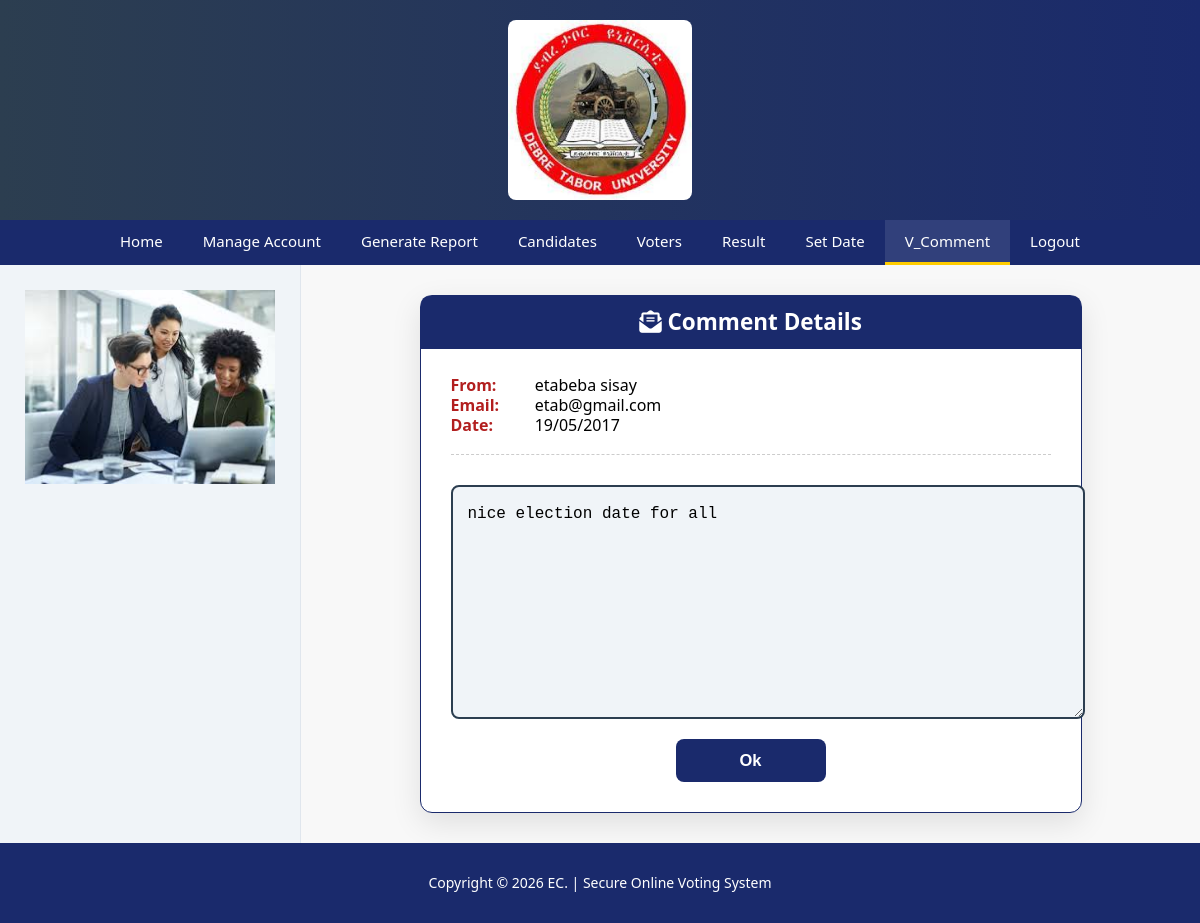
Screenshot of /open_com.php?key=13 (signed in) with the database file from the repository.
### tables this page shows
CREATE TABLE `comment` (
  `c_id` int(22) NOT NULL,
  `u_id` varchar(200) NOT NULL,
  `name` varchar(60) NOT NULL,
  `email` varchar(20) NOT NULL,
  `content` varchar(500) NOT NULL,
  `date` varchar(20) NOT NULL,
  `status` varchar(10) NOT NULL
);

### open_com.php (the view, shortened to what this page needs)
<?php
include("connection.php");
    ?>
    <?php
$ctrl = $_GET['key'] ?? '';
$stmt = $conn->prepare("SELECT c_id, name, email, content, date, status FROM comment WHERE c_id = ?");
$stmt->bind_param("s", $ctrl);
$stmt->execute();
$result = $stmt->get_result();
$row = $result->fetch_assoc();
$r2 = htmlspecialchars($row['name']);
$r3 = htmlspecialchars($row['email']);
$r4 = htmlspecialchars($row['content']);
$r5 = htmlspecialchars($row['date']);
?>
<!DOCTYPE html>
<html lang="en">
<head>
    <link rel="stylesheet" href="main.css" type="text/css" media="screen"/>
    <link href="menu.css" rel="stylesheet" type="text/css" media="screen"/>
    <link rel="stylesheet" href="https://cdnjs.cloudflare.com/ajax/libs/font-awesome/6.4.0/css/all.min.css">
</head>
<body>
    <div class="container">
        <div class="header">
            <a href="system_admin.php"><img src="img/logo.jpg" alt="Election Logo"></a>
        </div>
        <nav>
            <ul>
                <li><a href="system_admin.php">Home</a></li>
                <li><a href="manage_account.php">Manage Account</a></li>
                <li><a href="a_generate.php">Generate Report</a></li>
                <li><a href="a_candidate.php">Candidates</a></li>
                <li><a href="voters.php">Voters</a></li>
                <li><a href="adminv_result.php">Result</a></li>
                <li><a href="setDate.php">Set Date</a></li>
                <li><a class="active" href="v_comment.php">V_Comment</a></li>
                <li><a href="logout.php">Logout</a></li>
            </ul>
        </nav>
        <div class="content-wrapper">
            <div class="sidebar">
                <img src="deve/A.JPG" alt="Admin Sidebar Image">
            </div>
            <div class="main-content">
                <div class="comment-section">
                    <h2><i class="fas fa-envelope-open-text"></i> Comment Details</h2>
                    <div class="comment-details">
                        <p><strong>From:</strong> <?php echo $r2; ?></p>
                        <p><strong>Email:</strong> <?php echo $r3; ?></p>
                        <p><strong>Date:</strong> <?php echo $r5; ?></p>
                    </div>
                    <form id="form1" method="POST" action="open_com.php">
                        <textarea readonly placeholder="Comment Content"><?php echo $r4; ?></textarea>
                        <input type="submit" name="update" value="Ok"/>
                    </form>
                </div>
            </div>
        </div>
        <footer>
            <p>Copyright &copy; <?php echo date("Y"); ?> EC. | Secure Online Voting System</p>
        </footer>
    </div>
</body>
</html>

### main.css (style rules this page uses)
body { margin: 0; padding: 0; background:white ; position:relative; font-family:Verdana, Arial, Helvetica, sans-serif; font-size:15px; line-height:12px; text-align:justify; padding-left:0px; margin-top:auto; }

### open_com.php (style rules this page uses)
body { background: linear-gradient(135deg, #1a2a6c, #b21f1f, #1a2a6c); min-height: 100vh; display: flex; flex-direction: column; margin: 0; padding: 0; font-family: 'Segoe UI', Tahoma, Geneva, Verdana, sans-serif; }
.container { width: 100%; max-width: none; background: rgba(255, 255, 255, 0.95); border-radius: 0; box-shadow: none; overflow: hidden; flex-grow: 1; display: flex; flex-direction: column; }
.header { background: linear-gradient(to right, #2c3e50, #1a2a6c); padding: 20px; text-align: center; }
.header img { height: 180px; border-radius: 8px; }
nav { background: #1a2a6c; padding: 0; }
nav ul { display: flex; list-style: none; justify-content: center; flex-wrap: wrap; padding: 0; margin: 0; }
nav ul li a { color: white; text-decoration: none; padding: 15px 20px; display: block; font-weight: 500; transition: all 0.3s; border-bottom: 3px solid transparent; }
nav ul li a:hover, nav ul li a.active { background: rgba(255, 255, 255, 0.1); border-bottom: 3px solid #ffcc00; }
.content-wrapper { display: flex; flex-grow: 1; min-height: 500px; }
.sidebar { width: 250px; flex-shrink: 0; background: #f0f4f8; padding: 25px; border-right: 1px solid #e0e6ed; }
.sidebar img { width: 100%; height: auto; max-height: 400px; object-fit: contain; }
.main-content { flex: 1; padding: 30px; display: flex; flex-direction: column; align-items: center; background-color: #f8f8f8; }
.comment-section { width: 100%; max-width: 600px; background: white; border-radius: 12px; box-shadow: 0 10px 30px rgba(0, 0, 0, 0.1); padding: 30px; border: 1px solid #1a2a6c; }
.comment-section h2 { background-color: #1a2a6c; color: white; padding: 15px; border-radius: 8px 8px 0 0; text-align: center; margin: -30px -30px 30px -30px; font-size: 1.5em; }
.comment-section .comment-details { margin-bottom: 30px; padding-bottom: 15px; border-bottom: 1px dashed #ccc; }
.comment-section .comment-details p { margin: 8px 0; font-size: 16px; }
.comment-section .comment-details p strong { color: #b21f1f; display: inline-block; width: 80px; }
.comment-section textarea { width: 100%; min-height: 200px; padding: 15px; border: 2px solid #2c3e50; border-radius: 8px; font-size: 16px; resize: vertical; background: #f0f4f8; line-height: 1.5; }
.comment-section input[type="submit"] { display: block; width: 150px; padding: 12px 20px; background: #1a2a6c; color: white; border: none; border-radius: 8px; cursor: pointer; font-weight: 700; margin: 20px auto 0 auto; font-size: 1.1em; transition: background 0.3s, color 0.3s; }
footer { background: #1a2a6c; color: white; text-align: center; padding: 20px; font-size: 14px; flex-shrink: 0; }

### rows the page displays
comment: name "etabeba sisay", email "etab@gmail.com", date "19/05/2017", content "nice election date for all"
